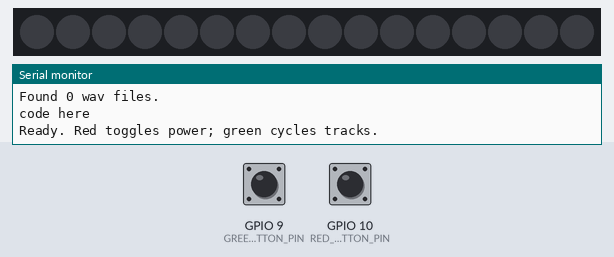
Bench run of a sketch on a simulated ESP32-C3. Shown: 16 RGB LEDs in strip order, left to right, the last lines printed to the serial monitor. The inputs (shaded band) are chosen by the test bench; at power-on: GPIO 10 (RED_BUTTON_PIN) HIGH, GPIO 9 (GREEN_BUTTON_PIN) HIGH. Dim RGB values are drawn brighter than linear; I2S audio is not simulated (input reads silence); storage starts empty; random numbers use the default seed unless the sketch sets one.

Above: at 2.7 s.
2.8 s: GPIO 10 (RED_BUTTON_PIN) pulled LOW for 0.15 s
At 3.3 s:
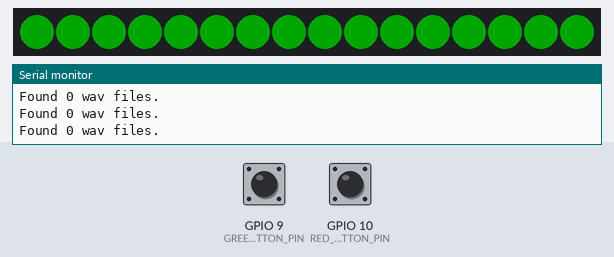
4.4 s: GPIO 9 (GREEN_BUTTON_PIN) pulled LOW for 0.15 s
At 4.81 s:
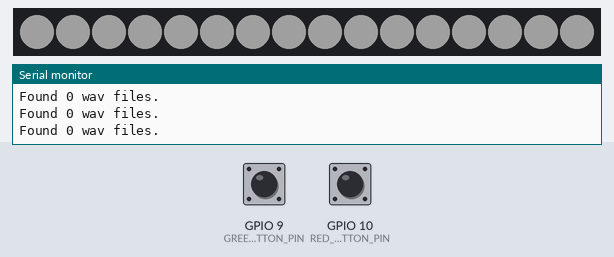
6.4 s: GPIO 10 (RED_BUTTON_PIN) pulled LOW for 1 s
At 6.8 s:
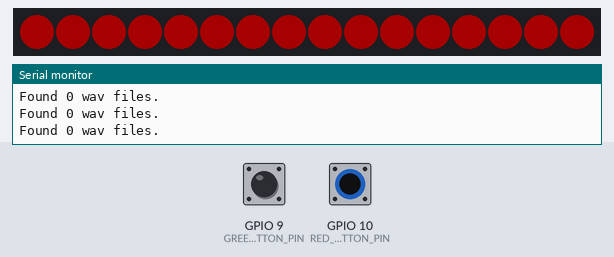
9.9 s: GPIO 10 (RED_BUTTON_PIN) pulled LOW for 3.2 s
At 11.2 s:
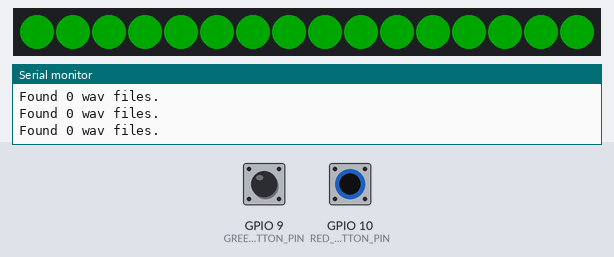
Timing chart, 0 to 12.9 s (numbered marks = the images above; inputs shaded):
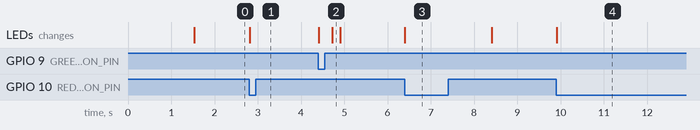

Measured:
- after the input at 2.8 s, the LEDs: change at once (image 1)
- after the input at 4.4 s, the LEDs: first change at once (image 2 shows a later state)
- after the input at 6.4 s, the LEDs: change at once (image 3)
- after the input at 9.9 s, the LEDs: change at once (image 4)

The sketch:

FullCodeSerk.ino
```cpp
#include <Arduino.h>
#include <Adafruit_NeoPixel.h>
#include <driver/i2s.h>
#include <SPI.h>
#include <SD.h>

// -------------------------------
// PIN DEFINITIONS
// -------------------------------
#define LED_PIN         3
#define NUM_LEDS        16

#define GREEN_BUTTON_PIN 9     // Green button to GND, uses INPUT_PULLUP
#define RED_BUTTON_PIN   10    // Red button to GND, uses INPUT_PULLUP
#define BUTTON_ACTIVE_STATE LOW

#define I2S_BCLK_PIN    1
#define I2S_LRC_PIN     2
#define I2S_DOUT_PIN    0

// SD card SPI pins
#define SD_MISO         5
#define SD_MOSI         6
#define SD_SCK          4
#define SD_CS           7

// -------------------------------
// CONSTANTS
// -------------------------------
const uint8_t LED_BRIGHTNESS      = 40;
const uint32_t BUTTON_DEBOUNCE_MS = 50;
const uint32_t PRESS_BLINK_MS     = 500;
const uint32_t POWER_OFF_HOLD_MS  = 2000;
const size_t MAX_WAV_FILES        = 64;
const size_t I2S_CHUNK_BYTES      = 512;

// -------------------------------
// GLOBALS
// -------------------------------
Adafruit_NeoPixel strip(NUM_LEDS, LED_PIN, NEO_GRB + NEO_KHZ800);
SPIClass spiSD(FSPI);

struct WavInfo {
  uint32_t sampleRate;
  uint16_t bitsPerSample;
  uint16_t numChannels;
  uint32_t dataStart;
};

String wavFiles[MAX_WAV_FILES];
size_t wavCount = 0;
int currentTrack = -1;

bool powerOn = false;
bool isPlaying = false;
volatile bool nextTrackRequested = false;
volatile bool powerOffRequested = false;

bool lastGreenState = HIGH;
bool lastRedState = HIGH;
uint32_t lastGreenChangeMs = 0;
uint32_t lastRedChangeMs = 0;

bool blinkActive = false;
uint32_t blinkStartMs = 0;
uint32_t currentPlayingColor = 0;

// -------------------------------
// HELPERS: LED
// -------------------------------
void setLedOff() {
  strip.clear();
  strip.show();
}

//sets color to green
void setLedGreen() {
  strip.fill(strip.Color(0, 255, 0));
  strip.show();
}

//sets color to red
void setLedRed() {
  strip.fill(strip.Color(255, 0, 0));
  strip.show();
}

uint32_t pickRandomColor() {
  uint8_t r = random(0, 256);
  uint8_t g = random(0, 256);
  uint8_t b = random(0, 256);
  return strip.Color(r, g, b);
}

void applyStateLeds() {
  if (!powerOn) {
    setLedOff();
    return;
  }
  if (isPlaying) {
    strip.fill(currentPlayingColor);
    strip.show();
  } else {
    setLedGreen();
  }
}
//Calls blink
void triggerBlink() {
  blinkActive = true;
  blinkStartMs = millis();
}

//Blinks when called.
void updateBlink() {
  if (!blinkActive) return;
  uint32_t elapsed = millis() - blinkStartMs;
  if (elapsed >= PRESS_BLINK_MS) {
    blinkActive = false;
    applyStateLeds();
    return;
  }

  float phase = (float)elapsed / (float)PRESS_BLINK_MS;
  float brightness = phase < 0.5f ? phase * 2.0f : (1.0f - phase) * 2.0f;
  uint8_t level = (uint8_t)(brightness * 255);

  strip.fill(strip.Color(level, level, level));
  strip.show();
}

// -------------------------------
// WAV + I2S
// -------------------------------
//I2S is the communication playform that our speaker uses to translate code into speaker code. These are all the cariables that we can change to make the speaker
//do different stuff, honestly dont really touch any of these, these are the only values that work for the wav files I am using.
void setupI2S(uint32_t sampleRate) {
  i2s_driver_uninstall(I2S_NUM_0);

  i2s_config_t i2s_config = {
      .mode = (i2s_mode_t)(I2S_MODE_MASTER | I2S_MODE_TX),
      .sample_rate = (int)sampleRate,
      .bits_per_sample = I2S_BITS_PER_SAMPLE_16BIT,
      .channel_format = I2S_CHANNEL_FMT_RIGHT_LEFT,
      .communication_format = I2S_COMM_FORMAT_I2S,
      .intr_alloc_flags = ESP_INTR_FLAG_LEVEL1,
      .dma_buf_count = 4,
      .dma_buf_len = 256,
      .use_apll = true,
      .tx_desc_auto_clear = true,
      .fixed_mclk = 0};

  i2s_pin_config_t pin_config = {
      .bck_io_num = I2S_BCLK_PIN,
      .ws_io_num = I2S_LRC_PIN,
      .data_out_num = I2S_DOUT_PIN,
      .data_in_num = -1};

  i2s_driver_install(I2S_NUM_0, &i2s_config, 0, NULL);
  i2s_set_pin(I2S_NUM_0, &pin_config);
}

bool readWavHeader(File &f, WavInfo &info) {
  if (!f) return false;

  uint8_t header[44];
  if (f.read(header, 44) != 44) return false;

  if (header[0] != 'R' || header[1] != 'I' || header[2] != 'F' || header[3] != 'F') return false;
  if (header[8] != 'W' || header[9] != 'A' || header[10] != 'V' || header[11] != 'E') return false;

  info.numChannels = header[22] | (header[23] << 8);
  info.sampleRate = header[24] | (header[25] << 8) | (header[26] << 16) | (header[27] << 24);
  info.bitsPerSample = header[34] | (header[35] << 8);
  info.dataStart = 44;

  return info.bitsPerSample == 16;
}

// -------------------------------
// SD FILE HANDLING
// -------------------------------
void loadWavList() {
  wavCount = 0;
  currentTrack = -1;

  File root = SD.open("/");
  if (!root || !root.isDirectory()) {
    Serial.println("SD root not available");
    return;
  }

  while (true) {
    File entry = root.openNextFile();
    if (!entry) break;

    if (!entry.isDirectory() && wavCount < MAX_WAV_FILES) {
      String name = entry.name();
      String lower = name;
      lower.toLowerCase();
      if (lower.endsWith(".wav")) {
        wavFiles[wavCount++] = "/" + name;
      }
    }
    entry.close();
  }
  root.close();
  Serial.printf("Found %u wav files.\n", (unsigned)wavCount);
}

String nextTrackPath() {
  if (wavCount == 0) return "";
  currentTrack = (currentTrack + 1) % (int)wavCount;
  return wavFiles[currentTrack];
}

// -------------------------------
// BUTTON HANDLING
// -------------------------------
void handleButtons() {
  uint32_t now = millis();

  bool gState = digitalRead(GREEN_BUTTON_PIN);
  if (gState != lastGreenState && (now - lastGreenChangeMs) > BUTTON_DEBOUNCE_MS) {
    lastGreenChangeMs = now;
    lastGreenState = gState;
    if (gState == BUTTON_ACTIVE_STATE && powerOn) {
      nextTrackRequested = true;
      triggerBlink();
    }
  }

  bool rState = digitalRead(RED_BUTTON_PIN);
  if (rState != lastRedState && (now - lastRedChangeMs) > BUTTON_DEBOUNCE_MS) {
    lastRedChangeMs = now;
    lastRedState = rState;
    if (rState == BUTTON_ACTIVE_STATE) {
      if (powerOn) {
        powerOffRequested = true;
        setLedRed();  // immediate feedback while we wind down
      } else {
        powerOn = true;
        applyStateLeds();  // shows green
      }
    }
  }
}

// -------------------------------
// POWER OFF
// -------------------------------
void performPowerOff() {
  powerOffRequested = false;
  powerOn = false;
  isPlaying = false;

  setLedRed();
  delay(POWER_OFF_HOLD_MS);
  setLedOff();

  i2s_driver_uninstall(I2S_NUM_0);
}

// -------------------------------
// PLAYBACK
// -------------------------------
void playWavFromSD(const String &path) {
  if (!powerOn || path.isEmpty()) return;

  File soundFile = SD.open(path);
  if (!soundFile) {
    Serial.println("Failed to open WAV file.");
    return;
  }

  WavInfo info;
  if (!readWavHeader(soundFile, info)) {
    Serial.println("Unsupported WAV.");
    soundFile.close();
    return;
  }

  soundFile.seek(info.dataStart);
  setupI2S(info.sampleRate);

  uint8_t buffer[I2S_CHUNK_BYTES];
  isPlaying = true;
  currentPlayingColor = pickRandomColor();
  applyStateLeds();

  Serial.print("Playing ");
  Serial.println(path);
  Serial.println();
  Serial.printf("WAV: %lu Hz, %u-bit, %u ch, data@%lu\n",
              (unsigned long)info.sampleRate,
              info.bitsPerSample,
              info.numChannels,
              (unsigned long)info.dataStart);

  while (soundFile.available() && powerOn && !powerOffRequested) {
    handleButtons();
    updateBlink();

    if (nextTrackRequested || powerOffRequested) break;

    size_t toRead = min((size_t)soundFile.available(), I2S_CHUNK_BYTES);
    size_t bytesRead = soundFile.read(buffer, toRead);
    if (bytesRead == 0) break;

    size_t bytesWritten;
    i2s_write(I2S_NUM_0, (const char *)buffer, bytesRead, &bytesWritten, portMAX_DELAY);
  }

  soundFile.close();
  isPlaying = false;

  if (powerOffRequested) {
    performPowerOff();
  } else if (!nextTrackRequested) {
    applyStateLeds();  // back to idle green
  }
}

// -------------------------------
// SETUP / LOOP
// -------------------------------
//Runs one time when esp32-c3 is started. Starts Serial, then initializes pin values as inputs and outputs accordingly.
//Also initializes the i2s communication accordingly for the speaker.
void setup() {
  Serial.begin(115200);
  delay(1500);
  Serial.println("Code 1");

  pinMode(GREEN_BUTTON_PIN, INPUT_PULLUP);
  pinMode(RED_BUTTON_PIN, INPUT_PULLUP);

  strip.begin();
  strip.setBrightness(LED_BRIGHTNESS);
  setLedOff();

  spiSD.begin(SD_SCK, SD_MISO, SD_MOSI, SD_CS);
  if (!SD.begin(SD_CS, spiSD)) {
    Serial.println("SD card mount failed!");
  } else {
    loadWavList();
  }
  Serial.println("code here");
  setupI2S(22050);
  Serial.println("Ready. Red toggles power; green cycles tracks.");
}

//Main loop functionality. Firsts checks to see if buttons are being pressed, then updates functionality based on if the buttons are pressed,
//else code just keeps playing the current song, and current led color.
void loop() {
  handleButtons();
  updateBlink();

  if (powerOffRequested && !isPlaying) {
    performPowerOff();
    return;
  }

  if (!powerOn) {
    delay(5);
    return;
  }

  if (wavCount == 0) {
    // Try to recover if SD was inserted after boot
    loadWavList();
  }

  if (!isPlaying && nextTrackRequested) {
    nextTrackRequested = false;  // consume this press
    String path = nextTrackPath();
    if (path.length() > 0) {
      playWavFromSD(path);
    } else {
      Serial.println("No WAV files to play.");
    }
  }

  delay(2);
}
```
